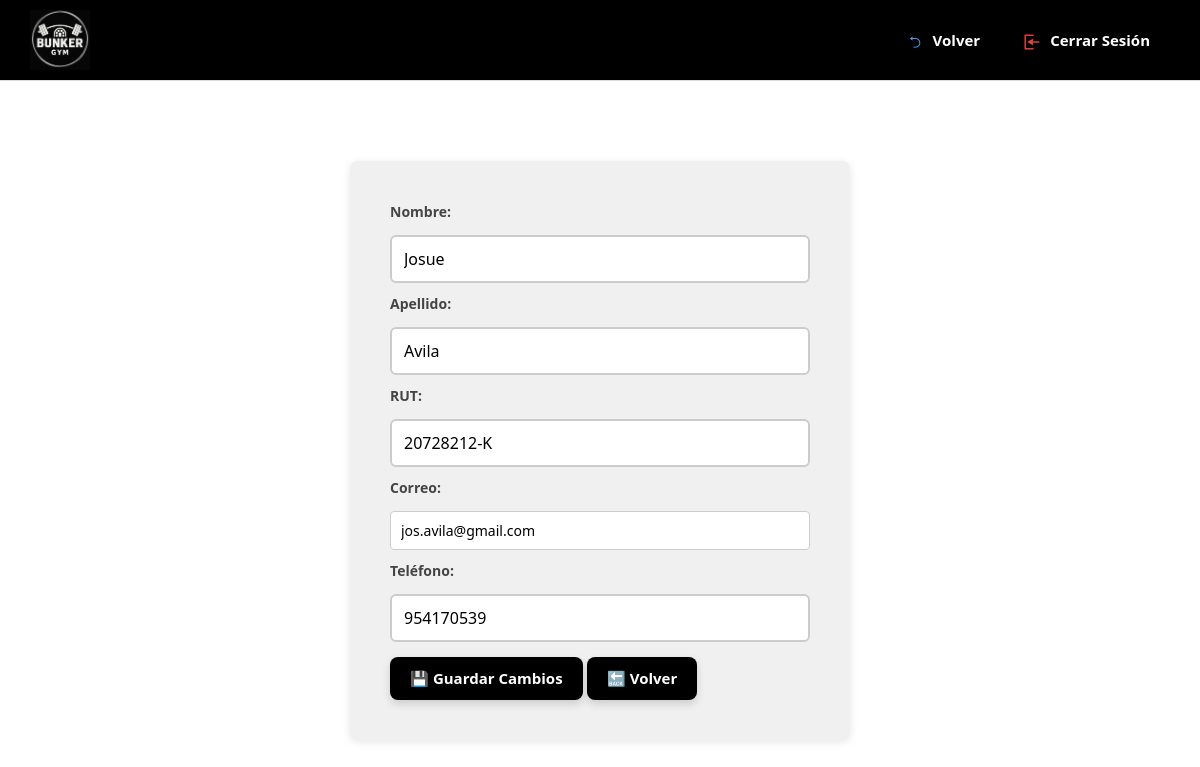
The page /modificar-cliente/1/ (signed in) on the database its author committed.
### core/models.py (models this page shows, shortened)
class Cliente(models.Model):
    METODOS_PAGO = [
        ('Efectivo', 'Efectivo'),
        ('Debito', 'Débito'),
        ('Credito', 'Crédito'),
        ('Transferencia', 'Transferencia'),
    ]
    SUB_PLANES = [
        ('Bronce', 'Bronce (4 Accesos)'),
        ('Hierro', 'Hierro (8 Accesos)'),
        ('Acero', 'Acero (12 Accesos)'),
        ('Titanio', 'Titanio (Acceso Libre)'),
    ]
    ESTADOS_PLAN = [
        ('pendiente', 'Pendiente de activación'),
        ('activo', 'Activo'),
        ('vencido', 'Vencido'),
        ('suspendido', 'Suspendido'),
    ]
    TIPOS_PUBLICO = [
        ('Normal', 'Normal'),
        ('Estudiante', 'Estudiante'),
        ('AdultoMayor', 'Adulto Mayor'),
    ]
    nombre = models.CharField(max_length=50)
    apellido = models.CharField(max_length=50)
    rut = models.CharField(max_length=12, unique=True)
    correo = models.EmailField()
    telefono = models.CharField(max_length=15)
    huella_template = models.BinaryField(null=True, blank=True)
    mensualidad = models.ForeignKey('Mensualidad', on_delete=models.SET_NULL, null=True, blank=True)
    plan_personalizado = models.ForeignKey('PlanPersonalizado', on_delete=models.SET_NULL, null=True, blank=True)
    metodo_pago = models.CharField(max_length=20, choices=METODOS_PAGO, null=True, blank=True)
    fecha_inicio_plan = models.DateField(null=True, blank=True)
    fecha_fin_plan = models.DateField(null=True, blank=True)
    tipo_publico = models.CharField(max_length=20, choices=TIPOS_PUBLICO, default='Normal')
    sub_plan = models.CharField(max_length=20, choices=SUB_PLANES, null=True, blank=True)
    accesos_restantes = models.IntegerField(default=0)
    accesos_semana_restantes = models.IntegerField(default=0)
    ultimo_reset_semana = models.DateField(null=True, blank=True)
    precio_asignado = models.PositiveIntegerField(null=True, blank=True)
    duraciones_a_dias = {
        "Mensual": 30,
        "Trimestral": 90,
        "Anual": 365
    }

### core/views.py (the view)
    def wrapper(request, *args, **kwargs):
        admin_id = request.session.get('admin_id')
        if not admin_id:
            return redirect('login')
        try:
            request.admin = Admin.objects.get(id=admin_id)
        except Admin.DoesNotExist:
            return redirect('login')
        return view_func(request, *args, **kwargs)

### core/views.py (called while the page is built, shortened)
def admin_required(view_func):
    def wrapper(request, *args, **kwargs):
        admin_id = request.session.get('admin_id')
        if not admin_id:
            return redirect('login')
        try:
            request.admin = Admin.objects.get(id=admin_id)
        except Admin.DoesNotExist:
            return redirect('login')
        return view_func(request, *args, **kwargs)
    return wrapper

@admin_required
def modificar_cliente(request, cliente_id):
    cliente = get_object_or_404(Cliente, id=cliente_id)
    return render(request, 'core/modificar_cliente.html', {'cliente': cliente})

### core/templates/core/modificar_cliente.html (shortened to what this page needs)
{% extends 'core/home.html' %}
{% load static %}
{% block content %}
<div class="form-container">
    <form method="POST" class="formulario">
        <label>Nombre:</label>
        <input type="text" name="nombre" value="{{ cliente.nombre }}" required>
        <label>Apellido:</label>
        <input type="text" name="apellido" value="{{ cliente.apellido }}" required>
        <label>RUT:</label>
        <input type="text" name="rut" value="{{ cliente.rut }}" required>
        <label>Correo:</label>
        <input type="email" name="correo" value="{{ cliente.correo }}" required>
        <label>Teléfono:</label>
        <input type="text" name="telefono" value="{{ cliente.telefono }}" required>
        <button type="submit" class="btn-global" style="margin-top: 15px; margin-bottom: 10px;">💾 Guardar Cambios</button>
        <a href="{% url 'renovarCliente' %}" class="btn-global">🔙 Volver</a>
    </form>
</div>
{% endblock %}

### core/static/core/css/styles.css (style rules this page uses)
body { margin: 0; font-family: Arial, sans-serif; background-color: #f3f3f3; }
.btn-global { background-color: #000; color: white; padding: 10px 20px; border: none; border-radius: 8px; font-weight: bold; font-size: 15px; cursor: pointer; text-decoration: none; transition: background-color 0.3s ease, transform 0.2s ease; display: inline-block; box-shadow: 0 4px 8px rgba(0, 0, 0, 0.15); }
.form-container { display: flex; justify-content: center; align-items: center; padding: 50px 0; }
.formulario { background-color: #f0f0f0; padding: 30px 40px; border-radius: 8px; width: 500px; box-shadow: 0 2px 8px rgba(0, 0, 0, 0.1); margin-top: 30px; }
.formulario label { display: block; margin-top: 10px; font-size: 14px; color: #333; }
.formulario input, .formulario select { width: 100%; padding: 8px 10px; margin-top: 5px; border: 1px solid #ccc; border-radius: 4px; font-size: 14px; }
.formulario label { display: block; font-weight: 600; margin-bottom: 8px; color: #444; }
.formulario input[type="text"] { width: 100%; padding: 10px 12px; font-size: 16px; border: 2px solid #ccc; border-radius: 6px; transition: border-color 0.3s ease; }

### rows shown on the page
Cliente: nombre "Josue", apellido "Avila", rut "20728212-K", correo "jos.avila@gmail.com", telefono "954170539"
